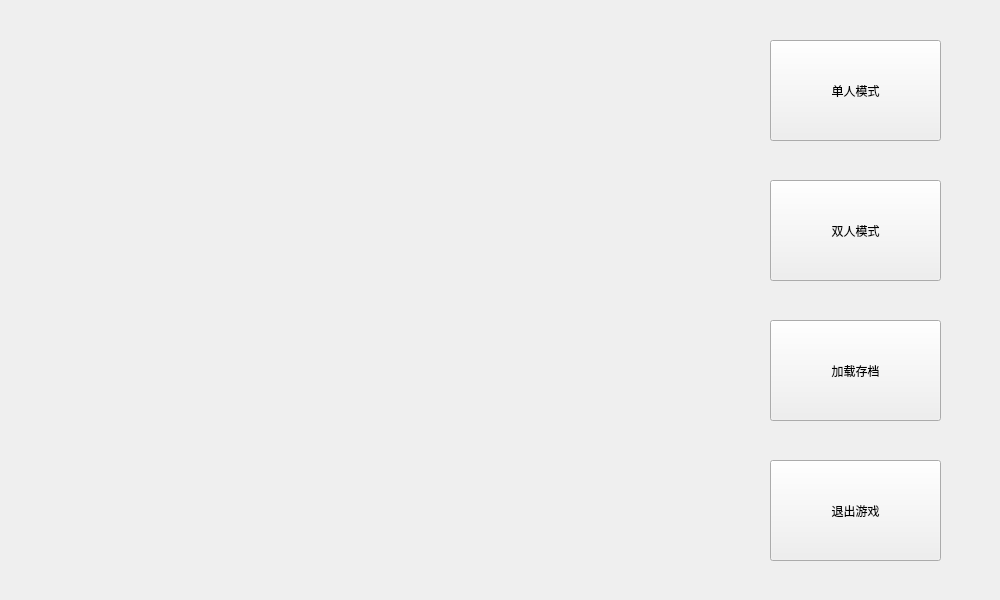
<?xml version="1.0" encoding="UTF-8"?>
<ui version="4.0">
 <class>Title</class>
 <widget class="QWidget" name="Title">
  <property name="geometry">
   <rect>
    <x>0</x>
    <y>0</y>
    <width>1000</width>
    <height>600</height>
   </rect>
  </property>
  <property name="windowTitle">
   <string>Form</string>
  </property>
  <widget class="QPushButton" name="singalPlayer">
   <property name="geometry">
    <rect>
     <x>770</x>
     <y>40</y>
     <width>171</width>
     <height>101</height>
    </rect>
   </property>
   <property name="text">
    <string>单人模式</string>
   </property>
  </widget>
  <widget class="QPushButton" name="doublePlayer">
   <property name="geometry">
    <rect>
     <x>770</x>
     <y>180</y>
     <width>171</width>
     <height>101</height>
    </rect>
   </property>
   <property name="text">
    <string>双人模式</string>
   </property>
  </widget>
  <widget class="QPushButton" name="loadData">
   <property name="geometry">
    <rect>
     <x>770</x>
     <y>320</y>
     <width>171</width>
     <height>101</height>
    </rect>
   </property>
   <property name="text">
    <string>加载存档</string>
   </property>
  </widget>
  <widget class="QPushButton" name="quit">
   <property name="geometry">
    <rect>
     <x>770</x>
     <y>460</y>
     <width>171</width>
     <height>101</height>
    </rect>
   </property>
   <property name="text">
    <string>退出游戏</string>
   </property>
  </widget>
 </widget>
 <resources/>
 <connections/>
</ui>
